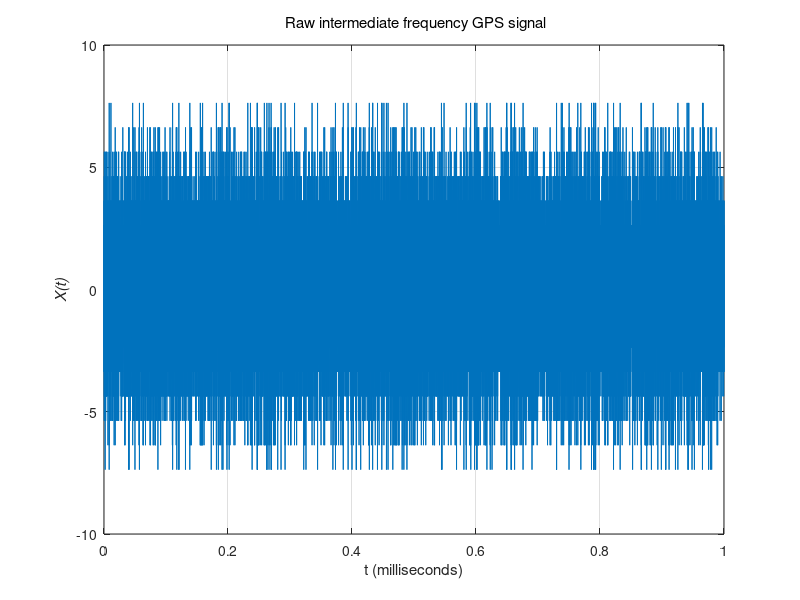
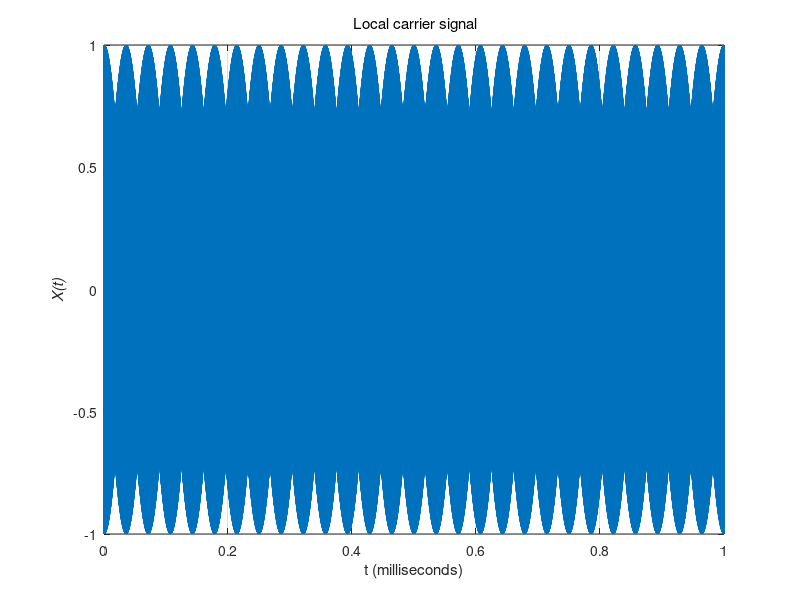
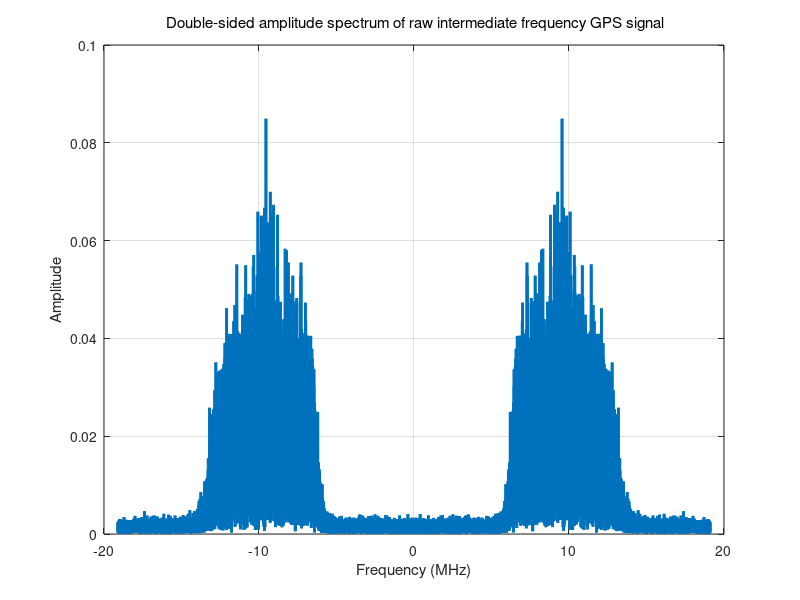
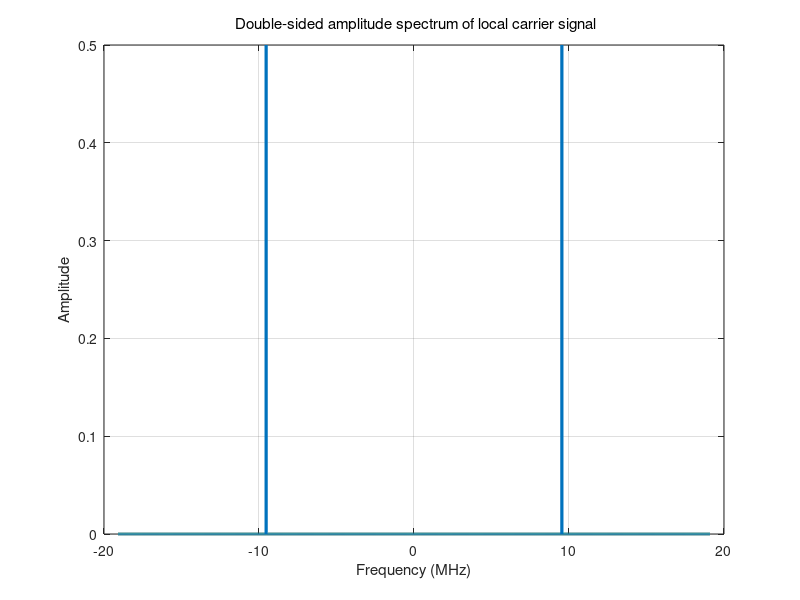

Recreate these plots in MATLAB, in order. (Note: this script raises an error after producing the figures.)
%{
Demonstration of digital filter
Copyright (c) 2024 Mohamed Atia

This software is licensed under the Academic Use License.
Permission is granted for academic, educational, and non-commercial purposes only.
For more details, refer to the LICENSE file in the root directory of this repository.

DISCLAIMER: THE SOFTWARE IS PROVIDED "AS IS", WITHOUT WARRANTY OF ANY KIND.
See LICENSE for details.

Acknowledgements
The signal data used in this project is based on the software package bound
in the book https://www.mathworks.com/academia/books/a-software-defined-gps-and-galileo-receiver-borre.html
%}

set(0,'DefaultFigureWindowStyle','docked');
clear;clc;close all;

load signal0DC.mat;
load L1_signal.mat;
samplesPerCode = 38192;
GPS_IF_signal = signal0DC(1:samplesPerCode);
Local_carrier_signal = cosCarr(1:samplesPerCode);
Fs = 38.192e6;        % Sampling frequency                    
T = 1/Fs;             % Sampling period       
L = samplesPerCode;   % Length of signal
t = (0:L-1)*T;        % Time vector

figure;
plot(1000*t,GPS_IF_signal);grid on;
xlabel("t (milliseconds)");
ylabel("X(t)",'FontAngle', 'italic');
title('\rm Raw intermediate frequency GPS signal');

figure;
plot(1000*t,Local_carrier_signal);grid on;
xlabel("t (milliseconds)");
ylabel("X(t)",'FontAngle', 'italic');
title('\rm Local carrier signal');

%--> Double-sided amplitude spectrum of raw intermediate frequency GPS signal
y = fft(GPS_IF_signal);
z = fftshift(y);
ly = length(y);
f = (-ly/2:ly/2-1)/ly*Fs;
figure;
plot(f/1000000,abs(z/ly),'linewidth',2);grid on;
title('\rm Double-sided amplitude spectrum of raw intermediate frequency GPS signal');
xlabel("Frequency (MHz)");
ylabel("Amplitude");

%--> Double-sided amplitude spectrum of local carrier signal
y = fft(Local_carrier_signal);
z = fftshift(y);
ly = length(y);
f = (-ly/2:ly/2-1)/ly*Fs;
figure;
plot(f/1000000,abs(z/ly),'linewidth',2);grid on;
title('\rm Double-sided amplitude spectrum of local carrier signal');
xlabel("Frequency (MHz)");
ylabel("Amplitude");

%--> Calculate the mixed signal
mixed_signal = Local_carrier_signal.*GPS_IF_signal;
figure;
plot(1000*t,mixed_signal);grid on;
xlabel("t (milliseconds)");
ylabel("X(t)");
title('\rm Mixed signal');

%--> Double-sided amplitude spectrum of mixed signal
y = fft(mixed_signal);
z = fftshift(y);
ly = length(y);
f = (-ly/2:ly/2-1)/ly*Fs;
figure;
plot(f/1000000,abs(z/ly),'linewidth',2);grid on;
title('\rm Double-sided amplitude spectrum of mixed signal');
xlabel("Frequency (MHz)");
ylabel("Amplitude");

%--> Lowpass filtering
b = [0.0192 0.0486 0.0651 0.0486 0.0192];
a = [1 -2.0557 2.093 -1.0676 0.2333];
[h,f] = freqz(b,a,512,Fs);
plot(f/1000000,10*log10(abs(h)));grid on;
xlabel('Frequency (MHz)')
ylabel('Magnitude (dB)')
title('\rm Frequency response of the digital filter');
[filtered_signal,zf] = filter(b,a,mixed_signal);

%--> Power spectrum of raw, mixed, and filtered GPS signals
[p,f] = pspectrum([GPS_IF_signal' mixed_signal' filtered_signal'],Fs);
y = 10*log10(abs(p));
y1 = y(:,1);
y2 = y(:,2);
y3 = y(:,3);
figure;
plot(f/1e6,y1,'LineWidth',10,'color','b');hold on;
plot(f/1e6,y2,'LineWidth',10,'color','r');
plot(f/1e6,y3,'LineWidth',2,'Color','k','LineStyle','--');grid on;
legend('Raw signal','Mixed signal','Filtered signal');
title('\rm Power spectrum of raw, mixed, and filtered GPS signals');
xlabel("Frequency (MHz)");
ylabel("Amplitude");

figure;
plot(1000*t,filtered_signal);grid on;
xlabel("t (milliseconds)");
ylabel("X(t)",'FontAngle', 'italic');
title('\rm Filtered signal');

figure;
y = fft(filtered_signal);
z = fftshift(y);
ly = length(y);
f = (-ly/2:ly/2-1)/ly*Fs;
plot(f/1000000,abs(z/ly),'linewidth',2);grid on;
title('\rm Double-sided amplitude spectrum of filtered signal');
xlabel("Frequency (MHz)");
ylabel("Amplitude");